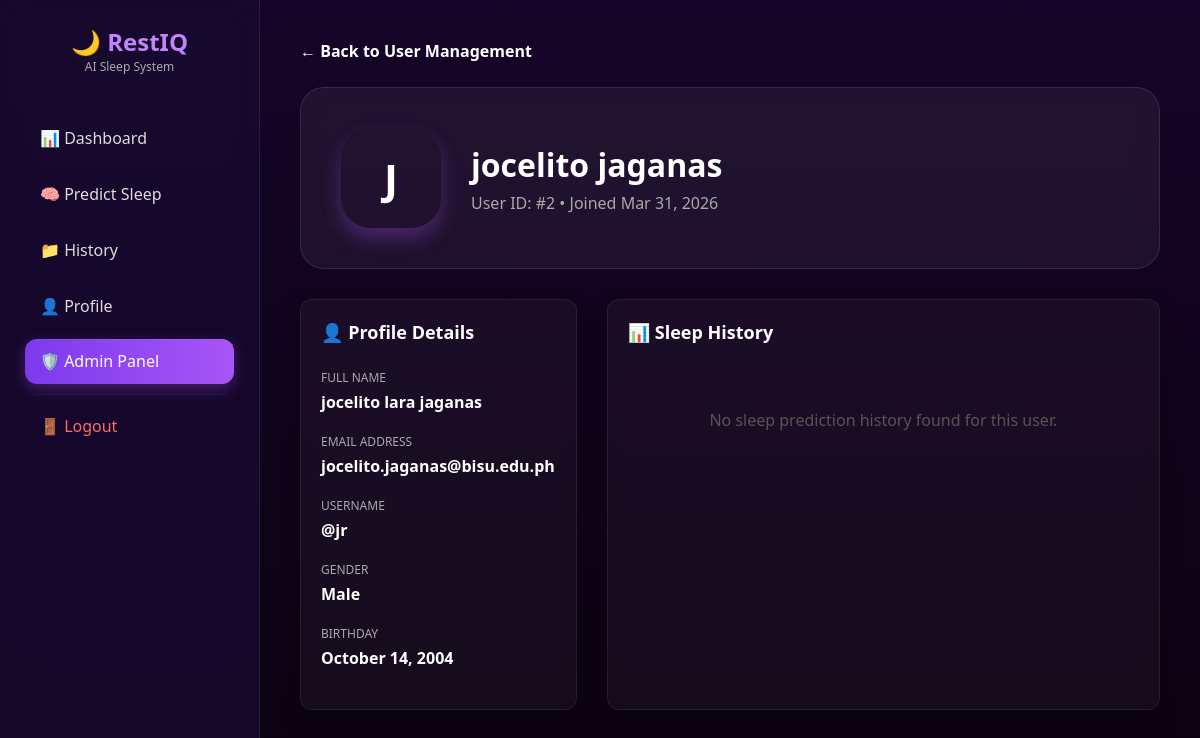
Page /view_user.php?id=2 (signed in) on the committed database.
### tables this page shows
CREATE TABLE `users` (
  `user_id` int NOT NULL,
  `first_name` varchar(50) NOT NULL,
  `last_name` varchar(50) NOT NULL,
  `middle_name` varchar(50) NOT NULL,
  `b_day` date NOT NULL,
  `gender` varchar(1) NOT NULL,
  `email` varchar(100) NOT NULL,
  `user_name` varchar(50) NOT NULL,
  `password` varchar(255) NOT NULL,
  `timestamp` datetime DEFAULT CURRENT_TIMESTAMP,
  `role` varchar(20) DEFAULT 'user'
);

### view_user.php (the view, shortened to what this page needs)
<?php
include 'connection.php';
$user_id = isset($_GET['id']) ? (int)$_GET['id'] : 0;
$user_query = "SELECT * FROM users WHERE user_id = ?";
$stmt = $conn->prepare($user_query);
$stmt->bind_param("i", $user_id);
$stmt->execute();
$user_result = $stmt->get_result();
$user = $user_result->fetch_assoc();
$history_query = "SELECT * FROM predictions WHERE user_id = ? ORDER BY prediction_date DESC";
$h_stmt = $conn->prepare($history_query);
$h_stmt->bind_param("i", $user_id);
$h_stmt->execute();
$history_result = $h_stmt->get_result();
?>
<!DOCTYPE html>
<html lang="en">
<head>
    <link rel="stylesheet" href="CSS/restiq.css">
    <link rel="stylesheet" href="CSS/pages/view-user.css">
</head>
<body>
<div class="admin-container">
    <?php include 'sidebar.php'; ?>
    <div class="main-area">
        <a href="myadmin.php" class="back-btn">← Back to User Management</a>
        <div class="profile-header">
            <div class="avatar-large"><?php echo strtoupper(substr($user['first_name'], 0, 1)); ?></div>
            <div>
                <h1 class="profile-name"><?php echo $user['first_name'] . ' ' . $user['last_name']; ?></h1>
                <p class="profile-meta">User ID: #<?php echo $user['user_id']; ?> • Joined <?php echo date('M d, Y', strtotime($user['timestamp'])); ?></p>
            </div>
        </div>
        <div class="info-grid">
            <div class="card">
                <h2 class="section-title">👤 Profile Details</h2>
                <div class="info-item">
                    <div class="info-label">Full Name</div>
                    <div class="info-value"><?php echo $user['first_name'] . ' ' . ($user['middle_name'] ? $user['middle_name'] . ' ' : '') . $user['last_name']; ?></div>
                </div>
                <div class="info-item">
                    <div class="info-label">Email Address</div>
                    <div class="info-value"><?php echo $user['email']; ?></div>
                </div>
                <div class="info-item">
                    <div class="info-label">Username</div>
                    <div class="info-value">@<?php echo $user['user_name']; ?></div>
                </div>
                <div class="info-item">
                    <div class="info-label">Gender</div>
                    <div class="info-value"><?php echo $user['gender'] == 'M' ? 'Male' : ($user['gender'] == 'F' ? 'Female' : 'Other'); ?></div>
                </div>
                <div class="info-item">
                    <div class="info-label">Birthday</div>
                    <div class="info-value"><?php echo date('F j, Y', strtotime($user['b_day'])); ?></div>
                </div>
            </div>
            <div class="card">
                <h2 class="section-title">📊 Sleep History</h2>
                <div style="overflow-x: auto;">
                    <?php if ($history_result->num_rows > 0): ?>
                    <table>
                        <thead>
                            <tr>
                                <th>Date</th>
                                <th>Sleep Target</th>
                                <th>Prediction</th>
                            </tr>
                        </thead>
                        <tbody>
                            <?php while($row = $history_result->fetch_assoc()): ?>
                            <tr>
                                <td class="history-date"><?php echo date('M d, Y', strtotime($row['prediction_date'])); ?></td>
                                <td class="sleep-hours"><?php echo $row['sleep_hours']; ?> hrs</td>
                                <td><span class="sleep-badge"><?php echo $row['predicted_category']; ?></span></td>
                            </tr>
                            <?php endwhile; ?>
                        </tbody>
                    </table>
                    <?php else: ?>
                    <div style="text-align: center; padding: 40px; color: #555;">
                        <p>No sleep prediction history found for this user.</p>
                    </div>
                    <?php endif; ?>
                </div>
            </div>
        </div>
    </div>
</div>
</body>
</html>

### CSS/restiq.css (style rules this page uses)
* { margin: 0; padding: 0; box-sizing: border-box; font-family: 'Segoe UI', sans-serif; }
body { min-height: 100vh; background: linear-gradient(180deg, #160428 0%, #0b0310 100%); color: white; overflow-x: hidden; }
.admin-container { display: flex; align-items: flex-start; }
.main-area { margin-left: 260px; padding: 40px; width: calc(100% - 260px); min-height: 100vh; }
.card { background: rgba(255,255,255,0.04); backdrop-filter: blur(6px); padding: 20px; border-radius: 12px; box-shadow: 0 8px 20px rgba(0,0,0,0.25); border: 1px solid rgba(255,255,255,0.07); }

### CSS/pages/view-user.css (style rules this page uses)
body { font-family: 'Outfit', sans-serif; }
.back-btn { display: inline-flex; align-items: center; gap: 8px; color: var(--primary); text-decoration: none; font-weight: 600; margin-bottom: 25px; transition: 0.3s; }
.profile-header { background: rgba(255, 255, 255, 0.06); padding: 40px; border-radius: 24px; border: 1px solid rgba(255, 255, 255, 0.1); backdrop-filter: blur(15px); display: flex; align-items: center; gap: 30px; margin-bottom: 30px; }
.avatar-large { width: 100px; height: 100px; background: linear-gradient(135deg, var(--primary), #7c3aed); border-radius: 30px; display: flex; align-items: center; justify-content: center; font-size: 42px; font-weight: 800; box-shadow: 0 10px 20px rgba(168, 85, 247, 0.3); }
.info-grid { display: grid; grid-template-columns: 1fr 2fr; gap: 30px; }
.section-title { font-size: 18px; font-weight: 700; margin-bottom: 25px; color: var(--primary); display: flex; align-items: center; gap: 10px; }
.info-item { margin-bottom: 20px; }
.info-label { font-size: 12px; color: #aaa; text-transform: uppercase; margin-bottom: 5px; }
.info-value { font-weight: 600; }
.profile-name { font-size: 32px; font-weight: 800; }
.profile-meta { color: #aaa; margin-top: 6px; }

### rows in the picture
users: first_name "J", first_name "jocelito", last_name "jaganas", user_id "2", timestamp "Mar 31, 2026", middle_name "lara", email "jocelito.jaganas@bisu.edu.ph", user_name "jr", b_day "October 14, 2004"
